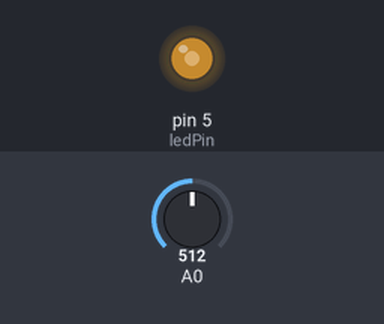
The sketch below on a simulated Arduino Uno, built with avr-gcc and run on an emulated ATmega328P. On the bench: output pins drawn as LEDs (lit = HIGH). Inputs (shaded band) come from the test bench; at power-on: A0 = 512.

Above: at 1.2 s.
1.3 s: A0 set to 716
At 1.6 s:
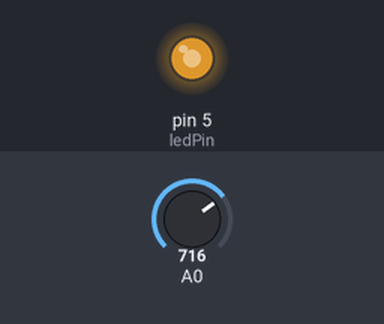
2.8 s: A0 set to 900
At 3.1 s:
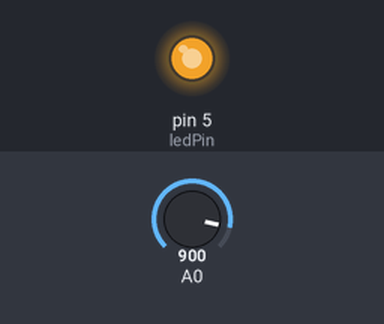
4.3 s: A0 set to 122
At 5.0 s:
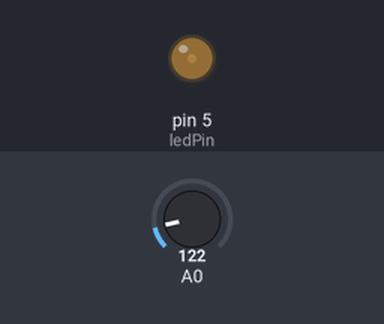
5.8 s: A0 set to 0
At 6.4 s:
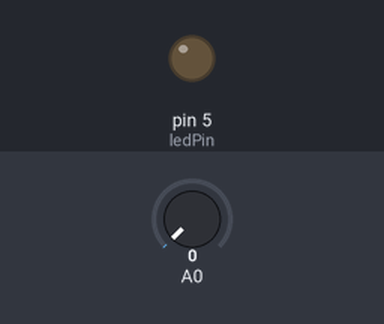
Timing chart, 0 to 8.3 s (numbered marks = the images above; inputs shaded):
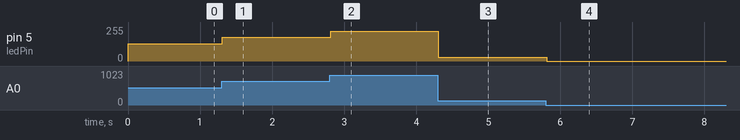

The sketch:

L6_3.ino
```cpp
int analogValue = 0;
int ledPin = 5;

void setup() {
}

void loop() {
  analogValue = analogRead(A0) / 4;
  analogWrite(ledPin, analogValue);
  delay(20);
}
```

Measured:
- after the input at 1.3 s, pin 5 (ledPin): 128/255 → 179/255 at once
- after the input at 2.8 s, pin 5 (ledPin): 179/255 → 225/255 at once
- after the input at 4.3 s, pin 5 (ledPin): 225/255 → 30/255 at once
- after the input at 5.8 s, pin 5 (ledPin): 30/255 → 0/255 at once
